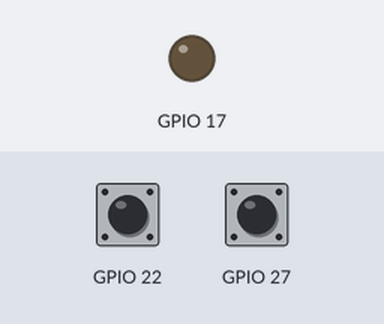
Bench run of a program on a simulated Raspberry Pi (BCM pin numbers). Shown: output pins drawn as LEDs (lit = HIGH). Dashed ring = blinking. The inputs (shaded band) are chosen by the test bench; at power-on: GPIO 22 HIGH, GPIO 27 HIGH.

Above: at 1.2 s.
1.3 s: GPIO 22 pulled LOW for 0.25 s
At 1.51 s:
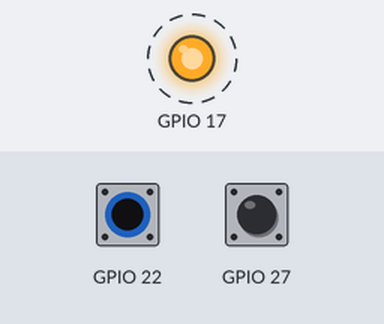
Timing chart, 0 to 7.9 s (numbered marks = the images above; inputs shaded):
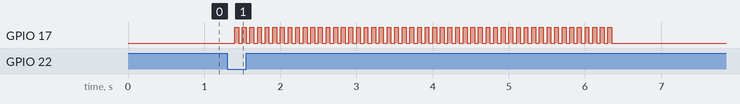

Measured:
- after the input at 1.3 s, GPIO 17: alternates HIGH for 0.05 s and LOW for 0.05 s, 100 changes in all, then stays LOW, starting after 0.10 s

The program:

control_led_with_functions.py
```python
# -*- coding: utf-8 -*-
import RPi.GPIO as GPIO # GPIO引脚库
import time # 用来控制时间

################################
# 1. 函数定义
################################
# 引脚初始化函数
def setup():
    GPIO.setmode(GPIO.BCM) # 设定采用的引脚模式
    GPIO.setup(17, GPIO.OUT) # 设置与LED相连的引脚: GPIO17为输出引脚

    # 设置与Button相连的两个引脚为输入引脚，上拉模式
    GPIO.setup(27, GPIO.IN, pull_up_down=GPIO.PUD_UP)
    GPIO.setup(22, GPIO.IN, pull_up_down=GPIO.PUD_UP)

# 输入引脚状态读取函数
def readPinStatus(pinNum):
    status = GPIO.input(pinNum)
    return status

# 判断是否有键被按下
def buttonPressed(button1_state, button2_state):
    return (button1_state == False or button2_state == False)

# LED闪烁函数
def blink(speed, times):
    counter = 0
    t = 1./speed/2.
    while counter < times:
        GPIO.output(17, True)
        time.sleep(t)
        GPIO.output(17, False)
        time.sleep(t)
        counter = counter + 1

# 安全退出函数
def safeExit():
    print('Exiting ...')
    GPIO.cleanup()

# 主函数
def main():
    setup()
    try:
        while True:
            button1_state = readPinStatus(27)
            button2_state = readPinStatus(22)
            if buttonPressed(button1_state,button2_state):
                if button1_state == False:
                    blink(5,50)
                else:
                    blink(10,50)
            else:
                time.sleep(0.2)
    except KeyboardInterrupt:
        safeExit()


#######################################
# 函数调用
#######################################
main()
```
